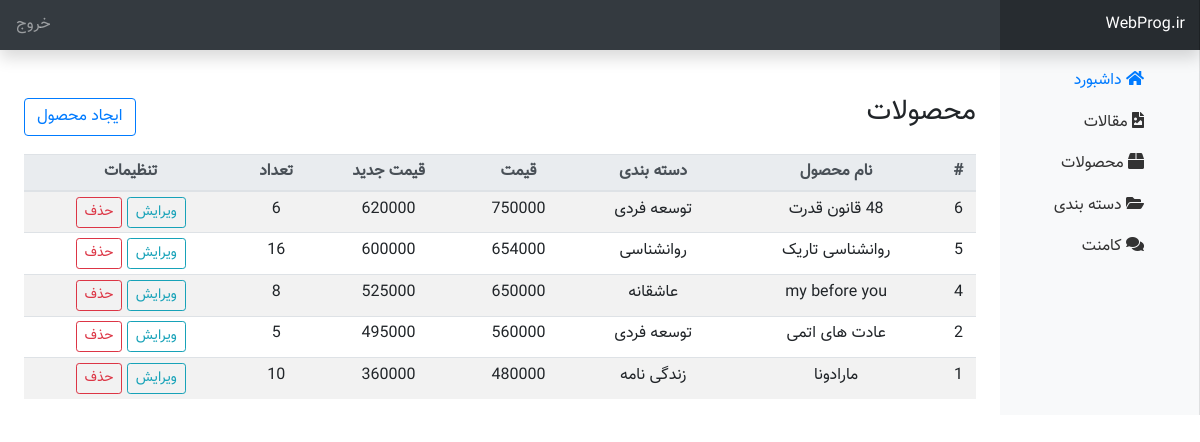
The app's page /admin/product.php (signed in) with its own data.
### tables this page shows
CREATE TABLE `product` (
  `id` int(11) NOT NULL,
  `name` varchar(50) NOT NULL,
  `category_id` int(30) NOT NULL,
  `price` varchar(50) NOT NULL,
  `new-price` varchar(80) NOT NULL,
  `pic` varchar(80) NOT NULL,
  `number` varchar(88) NOT NULL,
  `description` text NOT NULL
);

CREATE TABLE `categories` (
  `id` int(11) NOT NULL,
  `title` varchar(100) NOT NULL
);

### admin/product.php (the view, shortened to what this page needs)
<?php
include("./include/header.php");
$query_products = "SELECT * FROM product ORDER BY id DESC";
$products = $db->query($query_products);
?>
<div class="container-fluid">
    <div class="row">
        <?php include('./include/sidebar.php'); ?>
        <main role="main" class="col-md-9 ml-sm-auto col-lg-10 px-4">
            <div class="d-flex justify-content-between align-items-center mt-5 mb-3">
                <h3>محصولات</h3>
                <a href="new_product.php" class="btn btn-outline-primary">ایجاد محصول</a>
            </div>
            <div class="table-responsive">
                <table class="table table-striped table-sm text-center">
                    <thead class="thead-light">
                        <tr>
                            <th>#</th>
                            <th>نام محصول</th>
                            <th>دسته بندی</th>
                            <th>قیمت</th>
                            <th>قیمت جدید</th>
                            <th>تعداد</th>
                            <th>تنظیمات</th>
                        </tr>
                    </thead>
                    <tbody>
                        <?php
                        if ($products->rowCount() > 0) {
                            foreach ($products as $product) {
                                $cat_stmt = $db->prepare("SELECT title FROM categories WHERE id = :id");
                                $cat_stmt->execute(['id' => $product['category_id']]);
                                $category = $cat_stmt->fetch();
                        ?>
                                <tr>
                                    <td><?php echo htmlspecialchars($product['id']); ?></td>
                                    <td><?php echo htmlspecialchars($product['name']); ?></td>
                                    <td><?php echo $category ? htmlspecialchars($category['title']) : 'ندارد'; ?></td>
                                    <td><?php echo htmlspecialchars($product['price']); ?></td>
                                    <td><?php echo htmlspecialchars($product['new-price']); ?></td>
                                    <td><?php echo htmlspecialchars($product['number']); ?></td>
                                    <td>
                                        <a href="edit_product.php?id=<?php echo $product['id']; ?>" class="btn btn-outline-info btn-sm">ویرایش</a>
                                        <a href="product.php?action=delete&id=<?php echo $product['id']; ?>"
                                           class="btn btn-outline-danger btn-sm"
                                           onclick="return confirm('آیا مطمئن هستید که می‌خواهید این محصول را حذف کنید؟');">
                                           حذف
                                        </a>
                                    </td>
                                </tr>
                        <?php
                            }
                        } else {
                            echo '<tr><td colspan="7" class="text-center">محصولی برای نمایش وجود ندارد!!!</td></tr>';
                        }
                        ?>
                    </tbody>
                </table>
            </div>
        </main>
    </div>
</div>

### admin/css/admin.css (style rules this page uses)
body { direction: rtl; text-align: right !important; font-family: "Vazir" !important; line-height: 1.6; }
[role="main"] { padding-top: 110px; }
@media (min-width: 768px) { [role="main"] { padding-top: 48px; } }

### records on screen
product: id "6", name "48 قانون قدرت", category.title "توسعه فردی", price "750000", value "620000", number "6"
product: id "5", name "روانشناسی تاریک", category.title "روانشناسی", price "654000", value "600000", number "16"
product: id "4", name "my before you", category.title "عاشقانه", price "650000", value "525000", number "8"
product: id "2", name "عادت های اتمی", category.title "توسعه فردی", price "560000", value "495000", number "5"
product: id "1", name "مارادونا", category.title "زندگی نامه", price "480000", value "360000", number "10"
